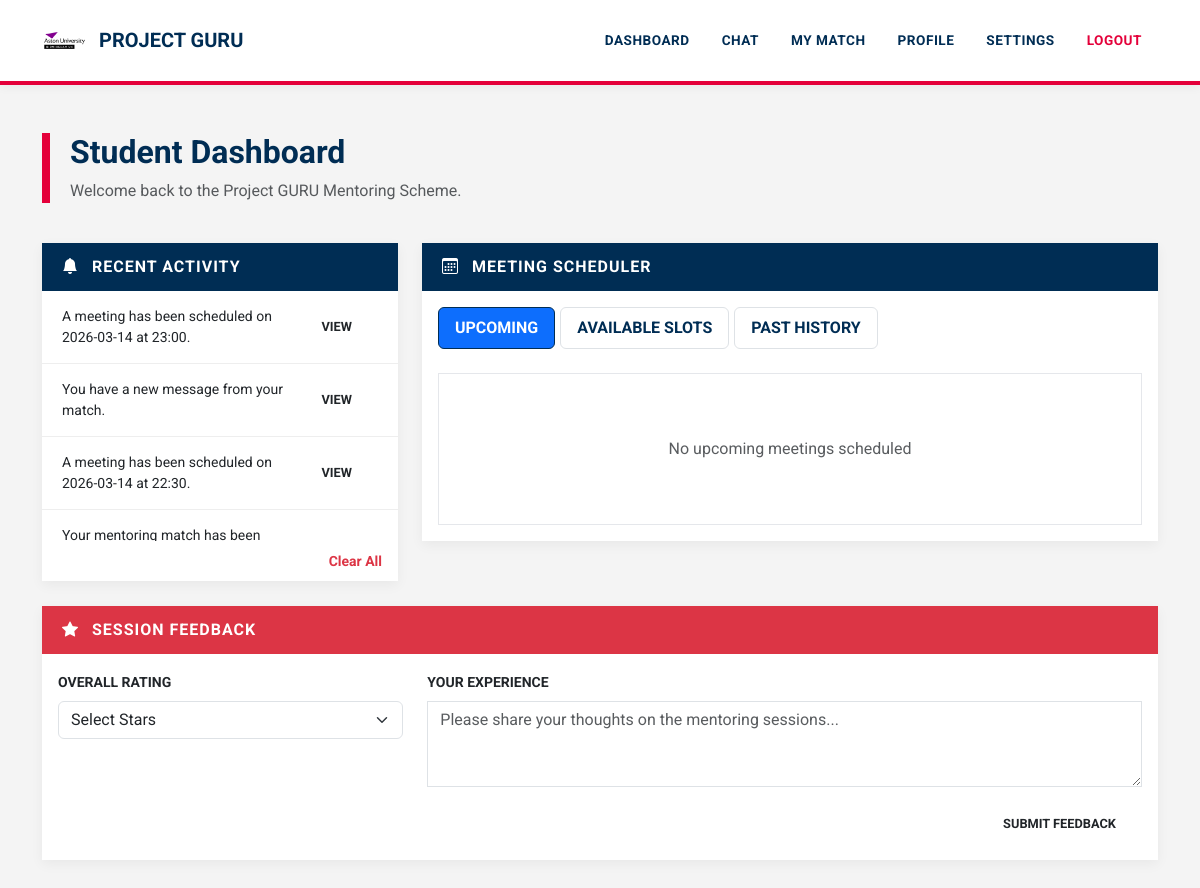
Screenshot of /dashboard (signed in) with the database file from the repository.
### tables this page shows
CREATE TABLE notifications (
    id INTEGER PRIMARY KEY AUTOINCREMENT,
    user_id INTEGER,
    message TEXT,
    link TEXT,
    created_at TIMESTAMP DEFAULT CURRENT_TIMESTAMP
);

### app.py (the view, shortened to what this page needs)
@app.route("/dashboard")
def dashboard():
    if "user_id" not in session:
        return redirect("/login")
    conn = get_db()
    user = conn.execute(
        "SELECT * FROM users WHERE id=?",
        (session["user_id"],)
    ).fetchone()
    if not user:
        session.clear()
        conn.close()
        return redirect("/login")
    user_id = session["user_id"]
    profile = get_active_profile()
    if not profile:
        conn.close()
        return "Please select a profile"
    role = profile["role"]
    if role == "mentor":
        matches = conn.execute("""
            SELECT * FROM matches
            WHERE mentor_id=?
        """, (user_id,)).fetchall()
    else:
        matches = conn.execute("""
            SELECT * FROM matches
            WHERE mentee_id=?
        """, (user_id,)).fetchall()
    match = None
    for m in matches:
        if m["status"] == "final":
            match = m
            break
    selected_date = request.args.get("filter_date")
    if selected_date == "":
        selected_date = None
    slots = []
    upcoming_meetings = []
    past_meetings = []
    if match:
        slots = conn.execute("""
            SELECT *
            FROM meeting_slots
            WHERE match_id=? AND status!='unavailable'
            ORDER BY date, start_time
        """, (match["id"],)).fetchall()
        now = datetime.now()
        for slot in slots:
            slot_dt = datetime.strptime(
                f"{slot['date']} {slot['start_time']}",
                "%Y-%m-%d %H:%M"
            )
            if slot["status"] == "booked":
                if slot_dt > now:
                    upcoming_meetings.append(slot)
                else:
                    past_meetings.append(slot)
            elif slot["status"] in ["completed", "missed"]:
                past_meetings.append(slot)
    if role == "mentor":
        notifications = conn.execute("""
            SELECT DISTINCT n.*
            FROM notifications n
            LEFT JOIN matches m
            ON n.link LIKE '/chat/' || m.id
            LEFT JOIN meeting_slots s
            ON n.link LIKE '%dashboard%'
            WHERE n.user_id=?
            AND (
                m.mentor_id=?      -- notifications from mentor matches
                OR m.id IS NULL    -- general notifications (approval etc.)
            )
            ORDER BY n.created_at DESC
        """, (user_id, user_id)).fetchall()
    user_profiles = conn.execute("""
        SELECT * FROM profiles
        WHERE user_id=?
    """, (user_id,)).fetchall()
    conn.close()
    return render_template(
        "dashboard.html",
        user=user,
        role=role,
        user_profiles=user_profiles,
        matches=matches,
        match=match,
        slots=slots,
        upcoming_meetings=upcoming_meetings,
        past_meetings=past_meetings,
        notifications=notifications,
        current_date=date.today(),
        user_id=user_id,
    )

### app.py (called while the page is built)
def get_db():
    conn = sqlite3.connect("database.db", timeout=30)
    conn.row_factory = sqlite3.Row
    return conn

def get_active_profile():
    if "profile_id" not in session:
        return None
    conn = get_db()
    profile = conn.execute("""
        SELECT * FROM profiles
        WHERE id=? AND user_id=?
    """, (session["profile_id"], session["user_id"])).fetchone()
    conn.close()
    return profile

### templates/dashboard.html (shortened to what this page needs)
<!DOCTYPE html>
<html lang="en">
<head>
    <link href="https://cdn.jsdelivr.net/npm/bootstrap@5.3.2/dist/css/bootstrap.min.css" rel="stylesheet">
    <link rel="stylesheet" href="https://cdn.jsdelivr.net/npm/bootstrap-icons@1.11.3/font/bootstrap-icons.css">
</head>
<body>
{% include "navbar.html" %}
<div class="container mt-5">
    <div class="dashboard-header">
        <h2 class="fw-bold">Student Dashboard</h2>
        <p class="text-muted mb-0">Welcome back to the Project GURU Mentoring Scheme.</p>
    </div>
    <div class="row">
        <div class="col-lg-4">
            <div class="card">
                <div class="card-header-aston">
                    <i class="bi bi-bell-fill me-2"></i> Recent Activity
                </div>
                <div class="card-body p-0">
                    {% if notifications %}
                    <div class="notifications-scroll">
                        {% for n in notifications %}
                        <div class="notification-item d-flex justify-content-between align-items-center">
                            <span class="small">{{ n.message }}</span>
                            {% if n.link %}
                            <a href="{{ n.link }}" class="btn btn-sm btn-aston-red ms-2">View</a>
                            {% endif %}
                        </div>
                        {% endfor %}
                    </div>
                    {% else %}
                    <div class="p-4 text-center text-muted italic">No new notifications</div>
                    {% endif %}
                </div>
                <div class="card-footer bg-white border-0 text-end">
                    <a href="/clear_notifications" class="text-danger small fw-bold text-decoration-none">Clear All</a>
                </div>
            </div>
        </div>
        <div class="col-lg-8">
            <div class="card">
                <div class="card-header-aston">
                    <i class="bi bi-calendar3 me-2"></i> Meeting Scheduler
                </div>
                <div class="card-body">
                    <ul class="nav nav-pills mb-4">
                        <li class="nav-item">
                            <a class="nav-link {% if request.args.get('tab','upcoming') == 'upcoming' %}active{% endif %}" href="/dashboard?tab=upcoming">Upcoming</a>
                        </li>
                        <li class="nav-item">
                            <a class="nav-link {% if request.args.get('tab') == 'available' %}active{% endif %}" href="/dashboard?tab=available">Available Slots</a>
                        </li>
                        <li class="nav-item">
                            <a class="nav-link {% if request.args.get('tab') == 'past' %}active{% endif %}" href="/dashboard?tab=past">Past History</a>
                        </li>
                    </ul>
                    {% if request.args.get("tab","upcoming") == "upcoming" %}
                    <div class="slot-box">
                        {% for slot in upcoming_meetings %}
                        <div class="card mb-3 border shadow-sm meeting-item">
                            <div class="card-body d-flex justify-content-between align-items-center">
                                <div>
                                    <h6 class="mb-1 fw-bold text-primary"><i class="bi bi-calendar-check me-2"></i> {{ slot.date }}</h6>
                                    <small class="text-muted fw-bold">TIME: {{ slot.start_time }} — {{ slot.end_time }}</small>
                                </div>
                                <div class="text-end">
                                    <span class="badge badge-aston bg-success mb-2 d-block">Confirmed</span>
                                    {% if user_id == match.mentee_id %}
                                    <a href="/cancel_booking/{{slot.id}}?tab=upcoming" class="btn btn-link text-danger btn-sm p-0 fw-bold">Cancel Booking</a>
                                    {% elif user_id == match.mentor_id %}
                                    <a href="/mentor_cancel_meeting/{{slot.id}}?tab=upcoming" class="btn btn-link text-danger btn-sm p-0 fw-bold">Cancel Meeting</a>
                                    {% endif %}
                                </div>
                            </div>
                        </div>
                        {% else %}
                        <div class="text-center py-5 text-muted">No upcoming meetings scheduled</div>
                        {% endfor %}
                    </div>
                    {% endif %}
                </div>
            </div>
        </div>
    </div>
    {% if match and match.status == "final" %}
    <div class="card mb-5">
        <div class="card-header-aston bg-danger">
            <i class="bi bi-star-fill me-2"></i> Session Feedback
        </div>
        <div class="card-body">
            <form method="POST" action="/give_feedback/{{ match.id }}">
                <div class="row">
                    <div class="col-md-4">
                        <label class="form-label fw-bold small text-uppercase">Overall Rating</label>
                        <select name="rating" class="form-select mb-3" required>
                            <option value="">Select Stars</option>
                        </select>
                    </div>
                    <div class="col-md-8">
                        <label class="form-label fw-bold small text-uppercase">Your Experience</label>
                        <textarea name="comment" class="form-control mb-3" rows="3" placeholder="Please share your thoughts on the mentoring sessions..." required></textarea>
                        <div class="text-end">
                            <button class="btn btn-aston-red px-5">Submit Feedback</button>
                        </div>
                    </div>
                </div>
            </form>
        </div>
    </div>
    {% endif %}
</div>
</body>
</html>

### templates/dashboard.html (style rules this page uses)
:root { --aston-navy: #002d54; --aston-red: #e4003a; --aston-grey: #f4f4f4; --aston-dark-grey: #333333; }
body { background-color: var(--aston-grey); font-family: 'Roboto', sans-serif; color: var(--aston-dark-grey); }
.dashboard-header { border-left: 8px solid var(--aston-red); padding-left: 20px; color: var(--aston-navy); margin-bottom: 40px; }
.card { border: none; border-radius: 0; box-shadow: 0 4px 12px rgba(0,0,0,0.05); margin-bottom: 25px; }
.card-header-aston { background-color: var(--aston-navy); color: white; font-weight: 700; text-transform: uppercase; padding: 12px 20px; letter-spacing: 1px; }
.notifications-scroll { max-height: 250px; overflow-y: auto; }
.notification-item { border-bottom: 1px solid #eee; padding: 15px 20px; transition: background 0.2s; }
.nav-pills .nav-link { border-radius: 0; color: var(--aston-navy); font-weight: 700; text-transform: uppercase; margin-right: 5px; border: 1px solid #dee2e6; }
.nav-pills .nav-link.active { background-color: var(--aston-navy); border-color: var(--aston-navy); }
.slot-box { max-height: 400px; overflow-y: auto; background: white; padding: 15px; border: 1px solid #e5e7eb; }
.btn-aston-red { background-color: var(--aston-red); color: white; border: none; border-radius: 0; font-weight: 700; text-transform: uppercase; }
.form-control, .form-select { border-radius: 0; border: 1px solid #ced4da; }

### templates/navbar.html (style rules this page uses)
:root { --aston-navy: #002d54; --aston-red: #e4003a; --aston-grey: #f4f4f4; --aston-dark-grey: #333333; }
body { background-color: var(--aston-grey) !important; font-family: 'Roboto', Arial, sans-serif !important; color: var(--aston-dark-grey); }
.card { border: none !important; border-radius: 0 !important; box-shadow: 0 4px 12px rgba(0,0,0,0.05) !important; }
.btn { border-radius: 0 !important; font-weight: 700 !important; text-transform: uppercase; font-size: 0.8rem; padding: 10px 25px !important; }
.form-control { border-radius: 0 !important; }

### rows the page displays
notifications: message "A meeting has been scheduled on 2026-03-14 at 23:00."
notifications: message "You have a new message from your match."
notifications: message "A meeting has been scheduled on 2026-03-14 at 22:30."
notifications: message "Your mentoring match has been…"
